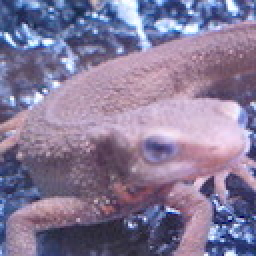
#> input picture Question_91_100/imori.jpg, 128 x 128 px, found by its file name (shown 2 times larger)
$ python answer_91.py
#> lines starting #> are read from the running program, lines starting #| are printed output that depends on the picture
import cv2
import numpy as np
import matplotlib.pyplot as plt
from glob import glob


# K-means step1
def k_means_step1(img, Class=5):
	#  get shape
#> called with Class = 5
	H, W, C = img.shape
#> H = 128; W = 128; C = 3

	# initiate random seed
	np.random.seed(0)

	# reshape
	img = np.reshape(img, (H * W, -1))

	# select one index randomly
	i = np.random.choice(np.arange(H * W), Class, replace=False)
#> i = [3180, 10131, 7536, 598, 5136]
	Cs = img[i].copy()
#> Cs = [[140, 121, 148], [135, 109, 122], [211, 189, 213], [135, 86, 84], [118, 99, 96]]

	print(Cs)
#| [[140. 121. 148.]
#|  [135. 109. 122.]
#|  [211. 189. 213.]
#|  [135.  86.  84.]
#|  [118.  99.  96.]]

	clss = np.zeros((H * W), dtype=int)
#> clss = 16384 values from 0 to 0

	# each pixel
	for i in range(H * W):
		# get distance from base pixel
		dis = np.sqrt(np.sum((Cs - img[i]) ** 2, axis=1))
		# get argmin distance
		clss[i] = np.argmin(dis)
#> this loop made 16384 passes
#> dis on passes 1 to 3: [91.14, 62.25, 198.6, 18.28, 37.39], [132.4, 103.8, 244.3, 62.83, 73.36], [136.5, 107.9, 248.7, 67.48, 77.13]
#> after the loop, clss = 16384 values, max 4 at index 44, min 0 at index 11, mean 1.97

	# show
	out = np.reshape(clss, (H, W)) * 50
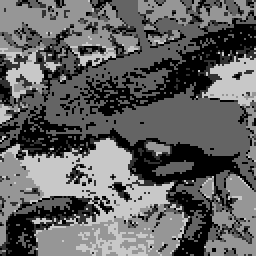
#> out: shape (128, 128) int64 (shown 2 times larger); min 0, max 200, mean 98.7
	out = out.astype(np.uint8)

	return out


# read image
img = cv2.imread("imori.jpg").astype(np.float32)

# K-means step2
out = k_means_step1(img)

cv2.imwrite("out.jpg", out)
cv2.imshow("result", out)
cv2.waitKey(0)

$ run again, with Question_91_100/answer_100.jpg copied over Question_91_100/imori.jpg
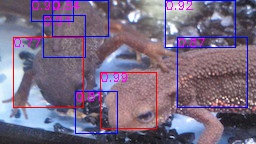
#> input picture Question_91_100/answer_100.jpg, 256 x 144 px, found by its file name
#> Cs = [[136, 130, 165], [117, 17, 23], [113, 98, 119], [125, 94, 85], [97, 89, 126]]
#| [[136. 130. 165.]
#|  [117.  17.  23.]
#|  [113.  98. 119.]
#|  [125.  94.  85.]
#|  [ 97.  89. 126.]]
#> the loop in k_means_step1, `for i in range(H * W):` made 36864 passes
#> dis on passes 1 to 3: [109, 96.9, 50.17, 48.8, 43.46], [110.4, 94.54, 51.18, 48.11, 45.09], [108.4, 92.05, 48.55, 43.87, 43.74]
#> in k_means_step1, `out = np.reshape(clss, (H, W)) * 50`:
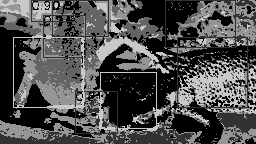
#> out: shape (144, 256) int64; min 0, max 200, mean 79.1
